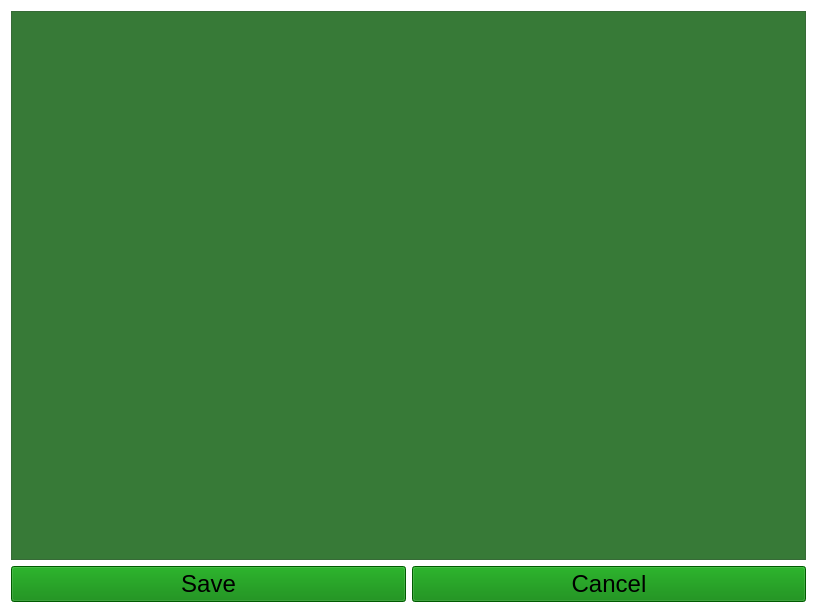
<?xml version="1.0" encoding="UTF-8"?>
<ui version="4.0">
 <class>SaveMenu</class>
 <widget class="QWidget" name="SaveMenu">
  <property name="geometry">
   <rect>
    <x>0</x>
    <y>0</y>
    <width>817</width>
    <height>613</height>
   </rect>
  </property>
  <property name="palette">
   <palette>
    <active>
     <colorrole role="Base">
      <brush brushstyle="SolidPattern">
       <color alpha="0">
        <red>0</red>
        <green>85</green>
        <blue>0</blue>
       </color>
      </brush>
     </colorrole>
     <colorrole role="Window">
      <brush brushstyle="SolidPattern">
       <color alpha="0">
        <red>0</red>
        <green>85</green>
        <blue>0</blue>
       </color>
      </brush>
     </colorrole>
    </active>
    <inactive>
     <colorrole role="Base">
      <brush brushstyle="SolidPattern">
       <color alpha="0">
        <red>0</red>
        <green>85</green>
        <blue>0</blue>
       </color>
      </brush>
     </colorrole>
     <colorrole role="Window">
      <brush brushstyle="SolidPattern">
       <color alpha="0">
        <red>0</red>
        <green>85</green>
        <blue>0</blue>
       </color>
      </brush>
     </colorrole>
    </inactive>
    <disabled>
     <colorrole role="Base">
      <brush brushstyle="SolidPattern">
       <color alpha="0">
        <red>0</red>
        <green>85</green>
        <blue>0</blue>
       </color>
      </brush>
     </colorrole>
     <colorrole role="Window">
      <brush brushstyle="SolidPattern">
       <color alpha="0">
        <red>0</red>
        <green>85</green>
        <blue>0</blue>
       </color>
      </brush>
     </colorrole>
    </disabled>
   </palette>
  </property>
  <property name="font">
   <font>
    <family>Segoe UI</family>
    <pointsize>18</pointsize>
   </font>
  </property>
  <property name="windowTitle">
   <string>Form</string>
  </property>
  <property name="styleSheet">
   <string notr="true">QPushButton {
	background-color: green;
}</string>
  </property>
  <layout class="QGridLayout" name="gridLayout">
   <item row="0" column="0" colspan="2">
    <widget class="QListWidget" name="listWidget">
     <property name="palette">
      <palette>
       <active>
        <colorrole role="Base">
         <brush brushstyle="SolidPattern">
          <color alpha="200">
           <red>0</red>
           <green>85</green>
           <blue>0</blue>
          </color>
         </brush>
        </colorrole>
        <colorrole role="Window">
         <brush brushstyle="SolidPattern">
          <color alpha="200">
           <red>0</red>
           <green>85</green>
           <blue>0</blue>
          </color>
         </brush>
        </colorrole>
       </active>
       <inactive>
        <colorrole role="Base">
         <brush brushstyle="SolidPattern">
          <color alpha="200">
           <red>0</red>
           <green>85</green>
           <blue>0</blue>
          </color>
         </brush>
        </colorrole>
        <colorrole role="Window">
         <brush brushstyle="SolidPattern">
          <color alpha="200">
           <red>0</red>
           <green>85</green>
           <blue>0</blue>
          </color>
         </brush>
        </colorrole>
       </inactive>
       <disabled>
        <colorrole role="Base">
         <brush brushstyle="SolidPattern">
          <color alpha="200">
           <red>0</red>
           <green>85</green>
           <blue>0</blue>
          </color>
         </brush>
        </colorrole>
        <colorrole role="Window">
         <brush brushstyle="SolidPattern">
          <color alpha="200">
           <red>0</red>
           <green>85</green>
           <blue>0</blue>
          </color>
         </brush>
        </colorrole>
       </disabled>
      </palette>
     </property>
    </widget>
   </item>
   <item row="1" column="1">
    <widget class="QPushButton" name="cancelButton">
     <property name="font">
      <font>
       <family>Segoe UI</family>
       <pointsize>18</pointsize>
      </font>
     </property>
     <property name="text">
      <string>Cancel</string>
     </property>
    </widget>
   </item>
   <item row="1" column="0">
    <widget class="QPushButton" name="saveButton">
     <property name="font">
      <font>
       <family>Segoe UI</family>
       <pointsize>18</pointsize>
      </font>
     </property>
     <property name="text">
      <string>Save</string>
     </property>
    </widget>
   </item>
  </layout>
 </widget>
 <resources/>
 <connections/>
</ui>
